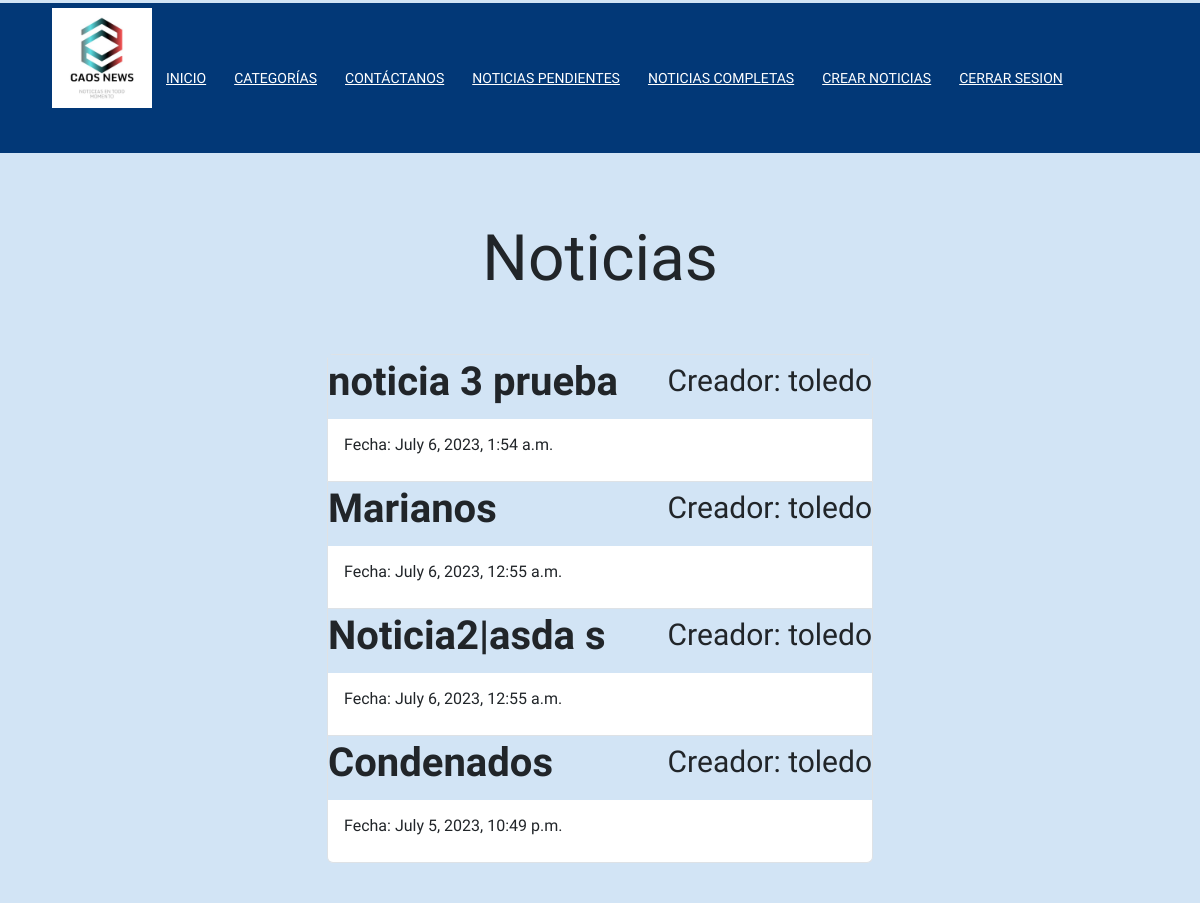
Before: /usuarios/tasks_completed/ (signed in) with the older database file.
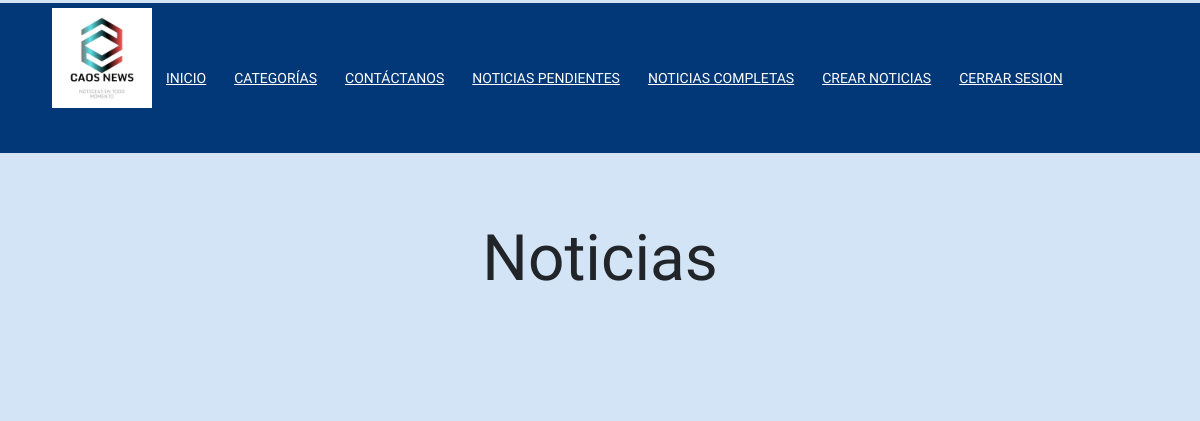
After: the same page with the newer database file.
### usuarios/models.py (models this page shows, shortened)
class Task(models.Model):
    title = models.CharField(max_length=100, verbose_name=_("Título"))
    description = models.TextField(blank=True, verbose_name=_("Descripción"))
    imagen = models.ImageField(upload_to='img/', null=True, blank=True, verbose_name=_("Imagen"))
    created = models.DateTimeField(auto_now_add=True, verbose_name=_("Creado"))
    datecompleted = models.DateTimeField(null=True, blank=True, verbose_name=_("Fecha completado"))
    important = models.BooleanField(default=False, verbose_name=_("Importante"))
    user = models.ForeignKey(User, on_delete=models.CASCADE)
    class Meta:
        verbose_name = _("Tarea")
        verbose_name_plural = _("Tareas")

### usuarios/views.py (the view)
# urls.py: path('tasks_completed/', views.tasks_completed, name="tasks_completed"),
@login_required
def tasks_completed(request):
    tasks = Task.objects.filter(user = request.user, datecompleted__isnull=False).order_by('-datecompleted')
    return render(request, 'usuarios/tasks.html', {'tasks': tasks})

### usuarios/templates/usuarios/tasks.html (shortened to what this page needs)
<link rel="stylesheet" href="https://cdn.jsdelivr.net/npm/bootstrap@5.3.0/dist/css/bootstrap.min.css">
{% extends 'usuarios/base.html' %}
{% load static %}
{% block content %}
<main class="container" style = "padding-top: 1px;">
    <div class="row">
        <div class="col-md-6 offset-md-3">
            <h1 class="text-center display-3 py-5">Noticias</h1>
            <ul class="list-group">
                {% for task in tasks %}
                    <a class="list-group-item" href="{% url 'task_detail' task.id %}">
                       <header class="d-flex justify-content-between">
                            {% if task.important %}
                            <h1 class="fw-bold text-success">{{task.title}}</h1>
                            {% else %}
                            <h1 class="fw-bold">{{task.title}}</h1>
                            {% endif %}
                            <p style = "font-size: 30px;">Creador: {{task.user.username}}</p>
                       </header>
                        <p>{{task.description}}</p>
                        <p style = "padding-top: 30px;">Fecha: {{task.datecompleted}}</p>
                    </a>
                {% endfor %}
            </ul>
        </div>
    </div>
</main>
{% endblock %}

### usuarios/templates/usuarios/base.html (shortened to what this page needs)
{% load static %}
<!DOCTYPE html>
<html lang="en">
<head>
    <link rel="stylesheet" href="{% static 'css/estilos.css' %}">
    <link href="https://cdn.jsdelivr.net/npm/bootstrap@5.3.0-alpha3/dist/css/bootstrap.min.css" rel="stylesheet"
>
</head>
<body>
    <div class="container">
        <header>
            <div class="container__menu">
                <div class="menu">
                    <nav>
                        <ul>
                            <div class="logo">
                                <img src="{% static 'Img/logo.jpg' %}" alt="">
                            </div>
                            <li><a href="{% url 'index' %}">Inicio</a></li>
                            <li><a href="{% url 'categoria' %}">Categorías</a>
                            </li>
                            <li class="contact-link"><a href="{% url 'Formulario' %}">Contáctanos</a></li>
                            {% if user.is_authenticated %}
                            <li>
                                <a href="{% url 'tasks' %}">Noticias Pendientes</a>
                            </li>
                            <li>
                                <a href="{% url 'tasks_completed' %}">Noticias completas</a>
                            </li>
                            <li>
                                <a href="/tasks/create">Crear Noticias</a>
                            </li>
                            <li>
                                <a href="/logout">Cerrar Sesion</a>
                            </li>
                            {% else %}
                            <li class="periodistas"><a href="{% url 'iniSesion' %}">Ingreso Periodistas</a></li>
                            <li class="registro-periodista"><a href="{% url 'registro' %}">¿Eres periodista? Registrate con nosotros</a></li>
                            {% endif %}
                        </ul>
                    </nav>
                </div>
            </div>
        </header>
        </div>
    {% block content %}
    {% endblock %}
    <link rel="stylesheet" href="{% static 'css/body.css' %}">
</body>
</html>

### static/css/estilos.css (style rules this page uses)
* { margin: 0; padding: 0; box-sizing: border-box; font-family: 'Source Sans Pro', sans-serif; text-decoration: none; }
header { width: 100%; position: absolute; top: 0; left: 0; background-color: rgb(210, 228, 245); padding-top: 3px; }
.logo img { width: 100px; }
.container__menu { width: auto; height: 150px; background-color: #023877; padding: 20px; padding-bottom: 5px; padding-top: 5px; }
.menu { max-width: 1200px; margin: auto; height: 100%; }
nav { height: 100%; }
nav > ul { height: 100%; display: flex; }
nav ul li { height: 100%; list-style: none; position: relative; }
nav > ul > li > a { width: 100%; height: 100%; display: flex; align-items: center; padding: 14px; color: rgb(255, 255, 255); text-transform: uppercase; font-size: 14px; transition: all 300ms ease; }
main { background: rgb(210, 228, 245); padding: 40px 20px; margin-top: 162px; }
body { background-color: rgb(72, 180, 252); padding-top: 10px; }
body { background-color: rgb(210, 228, 245); overflow-x: hidden; }

### static/css/body.css (style rules this page uses)
body { background-color: rgb(210, 228, 245); }

Changed rows visible on the page:
removed Task: title "noticia 3 prueba", user.username "toledo", datecompleted "July 6, 2023, 1:54 a.m."
removed Task: title "Marianos", user.username "toledo", datecompleted "July 6, 2023, 12:55 a.m."
removed Task: title "Noticia2|asda s", user.username "toledo", datecompleted "July 6, 2023, 12:55 a.m."
removed Task: title "Condenados", user.username "toledo", datecompleted "July 5, 2023, 10:49 p.m."
